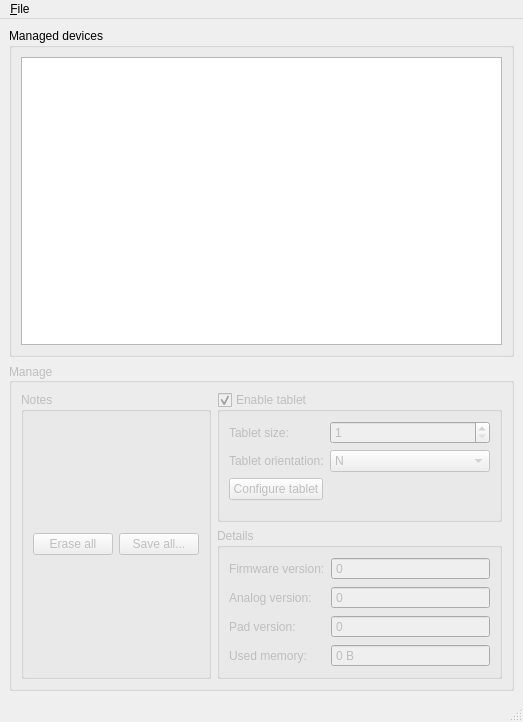
<?xml version="1.0" encoding="UTF-8"?>
<ui version="4.0">
 <class>MainWindow</class>
 <widget class="QMainWindow" name="MainWindow">
  <property name="geometry">
   <rect>
    <x>0</x>
    <y>0</y>
    <width>523</width>
    <height>722</height>
   </rect>
  </property>
  <property name="windowTitle">
   <string>M210</string>
  </property>
  <widget class="QWidget" name="centralwidget">
   <layout class="QVBoxLayout" name="verticalLayout">
    <item>
     <widget class="QGroupBox" name="groupBox_5">
      <property name="title">
       <string>Managed devices</string>
      </property>
      <layout class="QVBoxLayout" name="verticalLayout_2">
       <item>
        <widget class="QListWidget" name="listWidget"/>
       </item>
      </layout>
     </widget>
    </item>
    <item>
     <layout class="QVBoxLayout" name="verticalLayout_4">
      <item>
       <widget class="QGroupBox" name="groupBox">
        <property name="enabled">
         <bool>false</bool>
        </property>
        <property name="sizePolicy">
         <sizepolicy hsizetype="Preferred" vsizetype="MinimumExpanding">
          <horstretch>0</horstretch>
          <verstretch>0</verstretch>
         </sizepolicy>
        </property>
        <property name="title">
         <string>Manage</string>
        </property>
        <property name="alignment">
         <set>Qt::AlignLeading|Qt::AlignLeft|Qt::AlignVCenter</set>
        </property>
        <property name="checkable">
         <bool>false</bool>
        </property>
        <property name="checked">
         <bool>false</bool>
        </property>
        <layout class="QHBoxLayout" name="horizontalLayout">
         <item>
          <widget class="QGroupBox" name="groupBox_3">
           <property name="sizePolicy">
            <sizepolicy hsizetype="Maximum" vsizetype="Preferred">
             <horstretch>0</horstretch>
             <verstretch>0</verstretch>
            </sizepolicy>
           </property>
           <property name="title">
            <string>Notes</string>
           </property>
           <layout class="QVBoxLayout" name="verticalLayout_3">
            <item>
             <layout class="QHBoxLayout" name="horizontalLayoutDataView"/>
            </item>
            <item>
             <layout class="QHBoxLayout" name="horizontalLayout_2">
              <item>
               <widget class="QPushButton" name="pushButtonEraseAll">
                <property name="text">
                 <string>Erase all</string>
                </property>
               </widget>
              </item>
              <item>
               <widget class="QPushButton" name="pushButtonSaveAll">
                <property name="text">
                 <string>Save all...</string>
                </property>
               </widget>
              </item>
             </layout>
            </item>
           </layout>
          </widget>
         </item>
         <item>
          <layout class="QVBoxLayout" name="verticalLayout_5">
           <item>
            <widget class="QGroupBox" name="groupBoxInput">
             <property name="sizePolicy">
              <sizepolicy hsizetype="Expanding" vsizetype="Preferred">
               <horstretch>0</horstretch>
               <verstretch>0</verstretch>
              </sizepolicy>
             </property>
             <property name="title">
              <string>Enable tablet</string>
             </property>
             <property name="checkable">
              <bool>true</bool>
             </property>
             <property name="checked">
              <bool>true</bool>
             </property>
             <layout class="QFormLayout" name="formLayout_2">
              <property name="fieldGrowthPolicy">
               <enum>QFormLayout::AllNonFixedFieldsGrow</enum>
              </property>
              <item row="0" column="0">
               <widget class="QLabel" name="labelSize">
                <property name="text">
                 <string>Tablet size:</string>
                </property>
                <property name="buddy">
                 <cstring>spinBoxSize</cstring>
                </property>
               </widget>
              </item>
              <item row="0" column="1">
               <widget class="QSpinBox" name="spinBoxSize">
                <property name="minimum">
                 <number>1</number>
                </property>
                <property name="maximum">
                 <number>9</number>
                </property>
               </widget>
              </item>
              <item row="1" column="0">
               <widget class="QLabel" name="labelOrientation">
                <property name="text">
                 <string>Tablet orientation:</string>
                </property>
                <property name="buddy">
                 <cstring>comboBoxOrientation</cstring>
                </property>
               </widget>
              </item>
              <item row="1" column="1">
               <widget class="QComboBox" name="comboBoxOrientation">
                <item>
                 <property name="text">
                  <string>N</string>
                 </property>
                </item>
                <item>
                 <property name="text">
                  <string>NW</string>
                 </property>
                </item>
                <item>
                 <property name="text">
                  <string>NE</string>
                 </property>
                </item>
               </widget>
              </item>
              <item row="2" column="0">
               <widget class="QPushButton" name="pushButtonConfigureTablet">
                <property name="text">
                 <string>Configure tablet</string>
                </property>
               </widget>
              </item>
             </layout>
            </widget>
           </item>
           <item>
            <widget class="QGroupBox" name="groupBox_2">
             <property name="title">
              <string>Details</string>
             </property>
             <layout class="QFormLayout" name="formLayout">
              <item row="0" column="0">
               <widget class="QLabel" name="label">
                <property name="text">
                 <string>Firmware version:</string>
                </property>
               </widget>
              </item>
              <item row="0" column="1">
               <widget class="QSpinBox" name="spinBoxFirmware">
                <property name="readOnly">
                 <bool>true</bool>
                </property>
                <property name="buttonSymbols">
                 <enum>QAbstractSpinBox::NoButtons</enum>
                </property>
                <property name="maximum">
                 <number>65535</number>
                </property>
               </widget>
              </item>
              <item row="1" column="0">
               <widget class="QLabel" name="label_2">
                <property name="text">
                 <string>Analog version:</string>
                </property>
               </widget>
              </item>
              <item row="1" column="1">
               <widget class="QSpinBox" name="spinBoxAnalog">
                <property name="readOnly">
                 <bool>true</bool>
                </property>
                <property name="buttonSymbols">
                 <enum>QAbstractSpinBox::NoButtons</enum>
                </property>
                <property name="maximum">
                 <number>65535</number>
                </property>
               </widget>
              </item>
              <item row="2" column="0">
               <widget class="QLabel" name="label_3">
                <property name="text">
                 <string>Pad version:</string>
                </property>
               </widget>
              </item>
              <item row="2" column="1">
               <widget class="QSpinBox" name="spinBoxPad">
                <property name="readOnly">
                 <bool>true</bool>
                </property>
                <property name="buttonSymbols">
                 <enum>QAbstractSpinBox::NoButtons</enum>
                </property>
                <property name="maximum">
                 <number>65535</number>
                </property>
               </widget>
              </item>
              <item row="3" column="0">
               <widget class="QLabel" name="label_5">
                <property name="text">
                 <string>Used memory:</string>
                </property>
               </widget>
              </item>
              <item row="3" column="1">
               <widget class="QSpinBox" name="spinBoxMem">
                <property name="readOnly">
                 <bool>true</bool>
                </property>
                <property name="buttonSymbols">
                 <enum>QAbstractSpinBox::NoButtons</enum>
                </property>
                <property name="suffix">
                 <string> B</string>
                </property>
                <property name="maximum">
                 <number>999999999</number>
                </property>
               </widget>
              </item>
             </layout>
            </widget>
           </item>
          </layout>
         </item>
        </layout>
       </widget>
      </item>
     </layout>
    </item>
   </layout>
  </widget>
  <widget class="QMenuBar" name="menubar">
   <property name="geometry">
    <rect>
     <x>0</x>
     <y>0</y>
     <width>523</width>
     <height>25</height>
    </rect>
   </property>
   <widget class="QMenu" name="menuFile">
    <property name="title">
     <string>&amp;File</string>
    </property>
    <addaction name="actionQuit"/>
   </widget>
   <addaction name="menuFile"/>
  </widget>
  <widget class="QStatusBar" name="statusbar"/>
  <action name="actionQuit">
   <property name="text">
    <string>&amp;Quit</string>
   </property>
   <property name="shortcut">
    <string>Ctrl+Q</string>
   </property>
  </action>
 </widget>
 <tabstops>
  <tabstop>groupBox</tabstop>
  <tabstop>pushButtonEraseAll</tabstop>
  <tabstop>pushButtonSaveAll</tabstop>
 </tabstops>
 <resources/>
 <connections>
  <connection>
   <sender>actionQuit</sender>
   <signal>activated()</signal>
   <receiver>MainWindow</receiver>
   <slot>close()</slot>
   <hints>
    <hint type="sourcelabel">
     <x>-1</x>
     <y>-1</y>
    </hint>
    <hint type="destinationlabel">
     <x>252</x>
     <y>360</y>
    </hint>
   </hints>
  </connection>
 </connections>
</ui>
